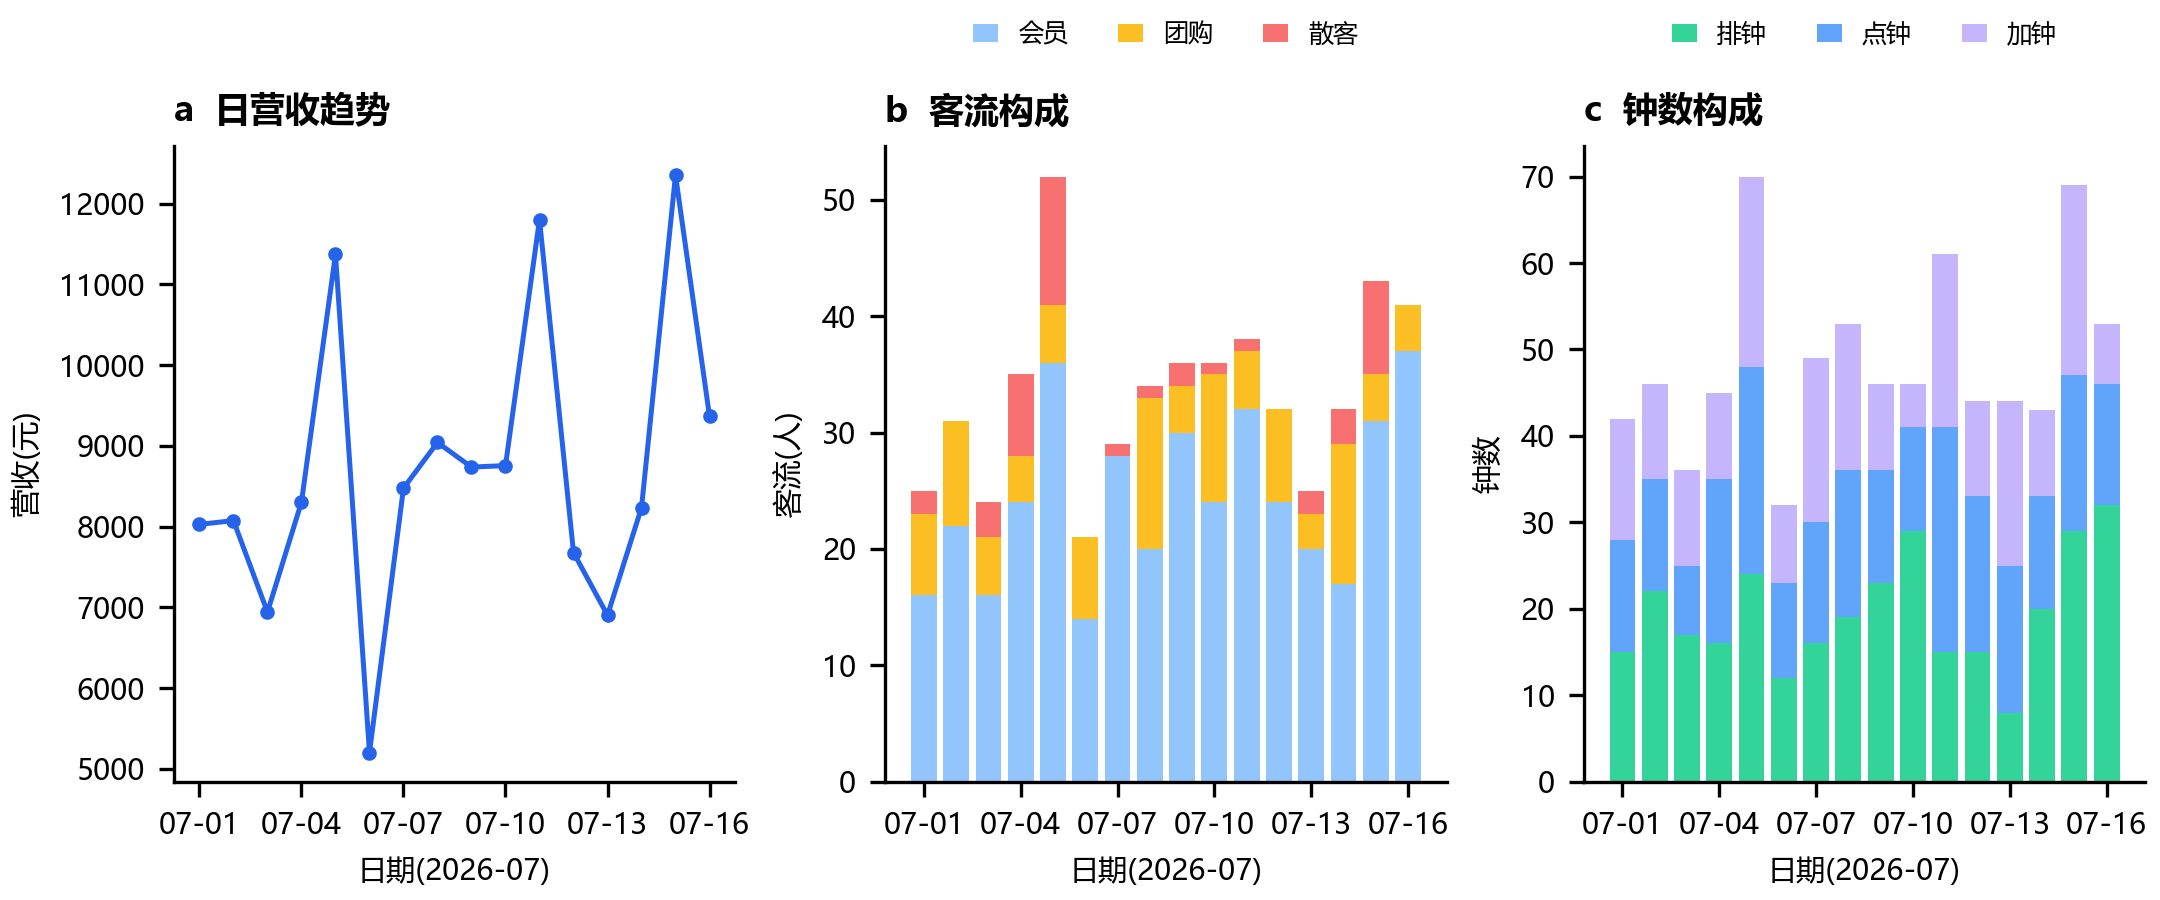

Write the Python code that produced this figure.
# fig2 - 足浴门店 2026-07 真实经营数据(16 天,AI 抽取入库)
# 3 面板: a 日营收趋势 / b 客流构成 / c 钟数构成
import json
import matplotlib as mpl
import matplotlib.pyplot as plt
import numpy as np

mpl.rcParams.update({
    "font.family": "sans-serif",
    "font.sans-serif": ["Microsoft YaHei", "SimHei", "Arial", "DejaVu Sans"],
    "axes.unicode_minus": False,
    "svg.fonttype": "none",
    "pdf.fonttype": 42,
    "font.size": 7,
    "axes.linewidth": 0.8,
    "axes.spines.right": False,
    "axes.spines.top": False,
    "legend.frameon": False,
})

with open("docs/fig2-data.json", encoding="utf-8") as f:
    rows = json.load(f)

dates = [r["date"] for r in rows]
x = np.arange(len(dates))
metrics = [r["metrics"] for r in rows]

def col(key):
    return np.array([float(m.get(key, np.nan)) if m.get(key) is not None else np.nan for m in metrics])

revenue = col("revenue")
cm, cg, cw = col("customers_member"), col("customers_group"), col("customers_walkin")
ca, cr, cd = col("clocks_arranged"), col("clocks_requested"), col("clocks_added")

C_REV = "#2563eb"
C_CM, C_CG, C_CW = "#93c5fd", "#fbbf24", "#f87171"
C_CA, C_CR, C_CD = "#34d399", "#60a5fa", "#c4b5fd"

fig, axes = plt.subplots(1, 3, figsize=(7.2, 3.0), layout="constrained")
xt = x[::3]
xl = [d[5:] for d in dates][::3]

# a 日营收趋势
ax = axes[0]
ax.plot(x, revenue, "-o", color=C_REV, ms=2.5, lw=1.2)
ax.set_title("a  日营收趋势", loc="left", fontweight="bold")
ax.set_ylabel("营收(元)")
ax.set_xticks(xt); ax.set_xticklabels(xl)

# b 客流构成
ax = axes[1]
ax.bar(x, cm, color=C_CM, label="会员")
ax.bar(x, cg, bottom=np.nan_to_num(cm), color=C_CG, label="团购")
ax.bar(x, cw, bottom=np.nan_to_num(cm)+np.nan_to_num(cg), color=C_CW, label="散客")
ax.set_title("b  客流构成", loc="left", fontweight="bold")
ax.set_ylabel("客流(人)")
ax.set_xticks(xt); ax.set_xticklabels(xl)
ax.legend(fontsize=6, ncol=3, loc="lower center", bbox_to_anchor=(0.5, 1.12), handlelength=1)

# c 钟数构成
ax = axes[2]
ax.bar(x, ca, color=C_CA, label="排钟")
ax.bar(x, cr, bottom=np.nan_to_num(ca), color=C_CR, label="点钟")
ax.bar(x, cd, bottom=np.nan_to_num(ca)+np.nan_to_num(cr), color=C_CD, label="加钟")
ax.set_title("c  钟数构成", loc="left", fontweight="bold")
ax.set_ylabel("钟数")
ax.set_xticks(xt); ax.set_xticklabels(xl)
ax.legend(fontsize=6, ncol=3, loc="lower center", bbox_to_anchor=(0.5, 1.12), handlelength=1)

for ax in axes:
    ax.set_xlabel("日期(2026-07)")

fig.savefig("docs/fig2-footbath-eval.png", dpi=300)
fig.savefig("docs/fig2-footbath-eval.svg")
print("saved docs/fig2-footbath-eval.png + .svg")
